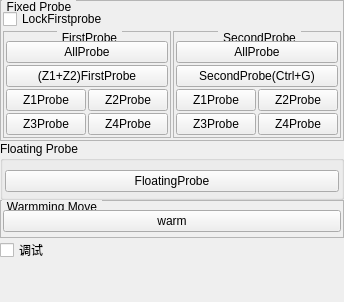
               <widget class="QWidget" name="tab">
                <attribute name="title">
                 <string>Probe</string>
                </attribute>
                <layout class="QHBoxLayout" name="horizontalLayout_10">
                 <property name="spacing">
                  <number>0</number>
                 </property>
                 <property name="leftMargin">
                  <number>0</number>
                 </property>
                 <property name="topMargin">
                  <number>0</number>
                 </property>
                 <property name="rightMargin">
                  <number>0</number>
                 </property>
                 <property name="bottomMargin">
                  <number>0</number>
                 </property>
                 <item>
                  <widget class="QWidget" name="widget_8" native="true">
                   <layout class="QVBoxLayout" name="verticalLayout_24">
                    <property name="spacing">
                     <number>0</number>
                    </property>
                    <property name="leftMargin">
                     <number>0</number>
                    </property>
                    <property name="topMargin">
                     <number>0</number>
                    </property>
                    <property name="rightMargin">
                     <number>0</number>
                    </property>
                    <property name="bottomMargin">
                     <number>0</number>
                    </property>
                    <item>
                     <widget class="QGroupBox" name="gBox_fixed_probe">
                      <property name="styleSheet">
                       <string notr="true">QGroupBox {
    border-width:1px;  
   border-style:solid;
	border-color: rgb(181, 181, 181);
  margin-top: 2.5ex;  
}
QGroupBox::title {
     subcontrol-origin: margin;
     subcontrol-position: top left;
   	 left:2px;       
     margin-left: 0px;
     padding:0 3px;  
}</string>
                      </property>
                      <property name="title">
                       <string>Fixed Probe</string>
                      </property>
                      <property name="flat">
                       <bool>false</bool>
                      </property>
                      <layout class="QGridLayout" name="gridLayout_2">
                       <property name="leftMargin">
                        <number>2</number>
                       </property>
                       <property name="topMargin">
                        <number>8</number>
                       </property>
                       <property name="rightMargin">
                        <number>2</number>
                       </property>
                       <property name="bottomMargin">
                        <number>2</number>
                       </property>
                       <property name="spacing">
                        <number>2</number>
                       </property>
                       <item row="1" column="0">
                        <widget class="QGroupBox" name="groupBox">
                         <property name="styleSheet">
                          <string notr="true">QGroupBox {
    border-width:1px;  
   border-style:solid;
  border-color:(180,180,180);  
  margin-top: 1.5ex;  
}
QGroupBox::title {
     subcontrol-origin: margin;
     subcontrol-position: top middle;
   	 left:0px;       
     margin-left: 0px;
     padding:0 3px;  
}</string>
                         </property>
                         <property name="title">
                          <string>FirstProbe</string>
                         </property>
                         <property name="flat">
                          <bool>false</bool>
                         </property>
                         <layout class="QVBoxLayout" name="verticalLayout_18">
                          <property name="spacing">
                           <number>2</number>
                          </property>
                          <property name="leftMargin">
                           <number>2</number>
                          </property>
                          <property name="rightMargin">
                           <number>2</number>
                          </property>
                          <property name="bottomMargin">
                           <number>2</number>
                          </property>
                          <item>
                           <widget class="QPushButton" name="btn_first_probe">
                            <property name="text">
                             <string>AllProbe</string>
                            </property>
                           </widget>
                          </item>
                          <item>
                           <widget class="QPushButton" name="btn_first_probe_Z3">
                            <property name="text">
                             <string>(Z1+Z2)FirstProbe</string>
                            </property>
                           </widget>
                          </item>
                          <item>
                           <layout class="QGridLayout" name="gridLayout_9">
                            <item row="0" column="0">
                             <widget class="QPushButton" name="z1firstprobe">
                              <property name="minimumSize">
                               <size>
                                <width>45</width>
                                <height>0</height>
                               </size>
                              </property>
                              <property name="focusPolicy">
                               <enum>Qt::NoFocus</enum>
                              </property>
                              <property name="text">
                               <string>Z1Probe</string>
                              </property>
                             </widget>
                            </item>
                            <item row="0" column="1">
                             <widget class="QPushButton" name="z2firstprobe">
                              <property name="minimumSize">
                               <size>
                                <width>45</width>
                                <height>0</height>
                               </size>
                              </property>
                              <property name="focusPolicy">
                               <enum>Qt::NoFocus</enum>
                              </property>
                              <property name="text">
                               <string>Z2Probe</string>
                              </property>
                             </widget>
                            </item>
                            <item row="1" column="0">
                             <widget class="QPushButton" name="z3firstprobe">
                              <property name="minimumSize">
                               <size>
                                <width>45</width>
                                <height>0</height>
                               </size>
                              </property>
                              <property name="focusPolicy">
                               <enum>Qt::NoFocus</enum>
                              </property>
                              <property name="text">
                               <string>Z3Probe</string>
                              </property>
                             </widget>
                            </item>
                            <item row="1" column="1">
                             <widget class="QPushButton" name="z4firstprobe">
                              <property name="minimumSize">
                               <size>
                                <width>45</width>
                                <height>0</height>
                               </size>
                              </property>
                              <property name="focusPolicy">
                               <enum>Qt::NoFocus</enum>
                              </property>
                              <property name="text">
                               <string>Z4Probe</string>
                              </property>
                             </widget>
                            </item>
                           </layout>
                          </item>
                         </layout>
                        </widget>
                       </item>
                       <item row="0" column="0">
                        <widget class="QCheckBox" name="lockfirstprobe">
                         <property name="styleSheet">
                          <string notr="true"/>
                         </property>
                         <property name="text">
                          <string>LockFirstprobe</string>
                         </property>
                        </widget>
                       </item>
                       <item row="1" column="1">
                        <widget class="QGroupBox" name="groupBox_3">
                         <property name="styleSheet">
                          <string notr="true">QGroupBox {
    border-width:1px;  
   border-style:solid;
  border-color:(180,180,180);  
  margin-top: 1.5ex;  
}
QGroupBox::title {
     subcontrol-origin: margin;
     subcontrol-position: top middle;
   	 left:0px;       
     margin-left: 0px;
     padding:0 3px;  
}</string>
                         </property>
                         <property name="title">
                          <string>SecondProbe</string>
                         </property>
                         <property name="flat">
                          <bool>false</bool>
                         </property>
                         <property name="checkable">
                          <bool>false</bool>
                         </property>
                         <layout class="QVBoxLayout" name="verticalLayout_19">
                          <property name="spacing">
                           <number>2</number>
                          </property>
                          <property name="leftMargin">
                           <number>2</number>
                          </property>
                          <property name="rightMargin">
                           <number>2</number>
                          </property>
                          <property name="bottomMargin">
                           <number>2</number>
                          </property>
                          <item>
                           <widget class="QPushButton" name="btn_second_probe">
                            <property name="text">
                             <string>AllProbe</string>
                            </property>
                           </widget>
                          </item>
                          <item>
                           <widget class="QPushButton" name="btn_second_probe_Z3">
                            <property name="text">
                             <string>SecondProbe(Ctrl+G)</string>
                            </property>
                           </widget>
                          </item>
                          <item>
                           <layout class="QGridLayout" name="gridLayout_8">
                            <item row="0" column="0">
                             <widget class="QPushButton" name="z1secondprobe">
                              <property name="minimumSize">
                               <size>
                                <width>45</width>
                                <height>0</height>
                               </size>
                              </property>
                              <property name="focusPolicy">
                               <enum>Qt::NoFocus</enum>
                              </property>
                              <property name="text">
                               <string>Z1Probe</string>
                              </property>
                             </widget>
                            </item>
                            <item row="0" column="1">
                             <widget class="QPushButton" name="z2secondprobe">
                              <property name="minimumSize">
                               <size>
                                <width>45</width>
                                <height>0</height>
                               </size>
                              </property>
                              <property name="focusPolicy">
                               <enum>Qt::NoFocus</enum>
                              </property>
                              <property name="text">
                               <string>Z2Probe</string>
                              </property>
                             </widget>
                            </item>
                            <item row="1" column="0">
                             <widget class="QPushButton" name="z3secondprobe">
                              <property name="minimumSize">
                               <size>
                                <width>45</width>
                                <height>0</height>
                               </size>
                              </property>
                              <property name="focusPolicy">
                               <enum>Qt::NoFocus</enum>
                              </property>
                              <property name="text">
                               <string>Z3Probe</string>
                              </property>
                             </widget>
                            </item>
                            <item row="1" column="1">
                             <widget class="QPushButton" name="z4secondprobe">
                              <property name="minimumSize">
                               <size>
                                <width>45</width>
                                <height>0</height>
                               </size>
                              </property>
                              <property name="focusPolicy">
                               <enum>Qt::NoFocus</enum>
                              </property>
                              <property name="text">
                               <string>Z4Probe</string>
                              </property>
                             </widget>
                            </item>
                           </layout>
                          </item>
                         </layout>
                        </widget>
                       </item>
                      </layout>
                     </widget>
                    </item>
                    <item>
                     <widget class="QGroupBox" name="gBox_floating_probe">
                      <property name="title">
                       <string>Floating Probe</string>
                      </property>
                      <layout class="QVBoxLayout" name="verticalLayout_17">
                       <property name="leftMargin">
                        <number>2</number>
                       </property>
                       <property name="rightMargin">
                        <number>2</number>
                       </property>
                       <property name="bottomMargin">
                        <number>5</number>
                       </property>
                       <item>
                        <widget class="QPushButton" name="btn_floatingprobe">
                         <property name="text">
                          <string>FloatingProbe</string>
                         </property>
                        </widget>
                       </item>
                      </layout>
                     </widget>
                    </item>
                    <item>
                     <widget class="QGroupBox" name="gBox_warmming">
                      <property name="styleSheet">
                       <string notr="true">QGroupBox {
    border-width:1px;  
   border-style:solid;
	border-color: rgb(181, 181, 181);
  margin-top: 2.5ex;  
}
QGroupBox::title {
     subcontrol-origin: margin;
     subcontrol-position: top left;
   	 left:2px;       
     margin-left: 0px;
     padding:0 3px;  
}</string>
                      </property>
                      <property name="title">
                       <string>Warmming Move</string>
                      </property>
                      <layout class="QVBoxLayout" name="verticalLayout_5">
                       <property name="leftMargin">
                        <number>2</number>
                       </property>
                       <property name="topMargin">
                        <number>9</number>
                       </property>
                       <property name="rightMargin">
                        <number>2</number>
                       </property>
                       <property name="bottomMargin">
                        <number>5</number>
                       </property>
                       <item>
                        <widget class="QPushButton" name="btn_warm">
                         <property name="minimumSize">
                          <size>
                           <width>0</width>
                           <height>0</height>
                          </size>
                         </property>
                         <property name="text">
                          <string>warm</string>
                         </property>
                        </widget>
                       </item>
                      </layout>
                     </widget>
                    </item>
                    <item>
                     <widget class="QCheckBox" name="probe_debug">
                      <property name="text">
                       <string>调试</string>
                      </property>
                     </widget>
                    </item>
                    <item>
                     <spacer name="verticalSpacer_11">
                      <property name="orientation">
                       <enum>Qt::Vertical</enum>
                      </property>
                      <property name="sizeHint" stdset="0">
                       <size>
                        <width>20</width>
                        <height>40</height>
                       </size>
                      </property>
                     </spacer>
                    </item>
                   </layout>
                  </widget>
                 </item>
                </layout>
               </widget>
